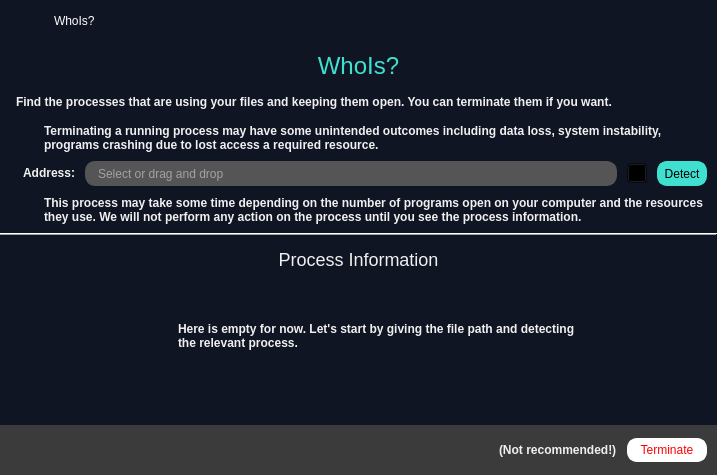
<?xml version="1.0" encoding="UTF-8"?>
<ui version="4.0">
 <class>MainWindow</class>
 <widget class="QMainWindow" name="MainWindow">
  <property name="geometry">
   <rect>
    <x>0</x>
    <y>0</y>
    <width>717</width>
    <height>475</height>
   </rect>
  </property>
  <property name="minimumSize">
   <size>
    <width>698</width>
    <height>475</height>
   </size>
  </property>
  <property name="windowTitle">
   <string>WhoIs?</string>
  </property>
  <property name="styleSheet">
   <string notr="true">QPushButton{
	background-color:transparent;
}

#btn_detect{
	background-color:#40E0D0;
	border:2px solid #40E0D0;
	border-radius:10px;
}

#btn_detect:hover{
	border:2px solid #2BA699;
}

#btn_detect:pressed{
	color:#555555;
}

QLabel{
	color:#F0F0F0;
	font:bold;
}

QLineEdit{
	background-color:#555555;
	border:1px solid #555555;
	border-radius:10px;
	padding-left:10px;
	color:#F0F0F0;
}

QCheckBox{
	color:#F0F0F0;
}

QCheckBox::indicator:checked{
	image:url(&quot;:/yeniÖnek/fifsot_icons/checked_square.png&quot;);
	width:16px;
	height:16px;
}

QCheckBox::indicator:unchecked{
	image:url(&quot;:/yeniÖnek/fifsot_icons/square.png&quot;);
	width:16px;
	height:16px;
}

#whoIs_header{
	color:#40E0D0;
	font:24px;
	padding:0px;
}

#process_info_header{
	font:18px;
	padding:0px;
}

#btn_terminate{
	background-color:#FFFFFF;
	border:2px solid #FFFFFF;
	border-radius:10px;
	color:#FF0000;
}

#btn_terminate:hover{
	background-color:#FF0000;
	border:2px solid #FF0000;
	color:#FFFFFF;
}

#btn_terminate:pressed{
	border:2px solid #3B3B3B;
}

#widget_btn_container{
	background-color:#3B3B3B;
}</string>
  </property>
  <widget class="QWidget" name="centralwidget">
   <property name="styleSheet">
    <string notr="true">#centralwidget{
	background-color:#101524;
}</string>
   </property>
   <layout class="QVBoxLayout" name="verticalLayout_5">
    <property name="leftMargin">
     <number>0</number>
    </property>
    <property name="topMargin">
     <number>0</number>
    </property>
    <property name="rightMargin">
     <number>0</number>
    </property>
    <property name="bottomMargin">
     <number>0</number>
    </property>
    <item>
     <widget class="QWidget" name="widget_frame" native="true">
      <property name="minimumSize">
       <size>
        <width>0</width>
        <height>42</height>
       </size>
      </property>
      <property name="maximumSize">
       <size>
        <width>16777215</width>
        <height>42</height>
       </size>
      </property>
      <property name="styleSheet">
       <string notr="true">QWidget[objectName=&quot;widget_frame&quot;]{
	background-color:#3B3B3B;
}

QPushButton{
	background-color:none;
	border-radius:0px;
}

QLabel{
	background-color:none;
	color:#FFFFFF;
}

#lbl_titlebar_text{
	font:12px;
}

#btn_close_window{
	icon:url(&quot;:/yeniÖnek/fifsot_icons/close_1_white.png&quot;);
}

#btn_close_window:hover{
	icon:url(&quot;:/yeniÖnek/fifsot_icons/close_1_red.png&quot;);
}

#btn_close_window:pressed{
	icon:url(&quot;:/yeniÖnek/fifsot_icons/close_1_white.png&quot;);
}</string>
      </property>
      <layout class="QHBoxLayout" name="horizontalLayout_7">
       <item>
        <widget class="QLabel" name="lbl_titlebar_icon">
         <property name="minimumSize">
          <size>
           <width>24</width>
           <height>24</height>
          </size>
         </property>
         <property name="maximumSize">
          <size>
           <width>24</width>
           <height>24</height>
          </size>
         </property>
         <property name="text">
          <string/>
         </property>
         <property name="pixmap">
          <pixmap resource="../deneme.qrc">:/yeniÖnek/fifsot_icons/F_Icon_1.png</pixmap>
         </property>
         <property name="scaledContents">
          <bool>true</bool>
         </property>
        </widget>
       </item>
       <item>
        <spacer name="horizontalSpacer_5">
         <property name="orientation">
          <enum>Qt::Horizontal</enum>
         </property>
         <property name="sizeType">
          <enum>QSizePolicy::Fixed</enum>
         </property>
         <property name="sizeHint" stdset="0">
          <size>
           <width>15</width>
           <height>20</height>
          </size>
         </property>
        </spacer>
       </item>
       <item>
        <widget class="QLabel" name="lbl_titlebar_text">
         <property name="minimumSize">
          <size>
           <width>0</width>
           <height>24</height>
          </size>
         </property>
         <property name="maximumSize">
          <size>
           <width>16777215</width>
           <height>24</height>
          </size>
         </property>
         <property name="text">
          <string>WhoIs?</string>
         </property>
        </widget>
       </item>
       <item>
        <spacer name="horizontalSpacer_2">
         <property name="orientation">
          <enum>Qt::Horizontal</enum>
         </property>
         <property name="sizeHint" stdset="0">
          <size>
           <width>330</width>
           <height>20</height>
          </size>
         </property>
        </spacer>
       </item>
       <item>
        <widget class="QPushButton" name="btn_close_window">
         <property name="minimumSize">
          <size>
           <width>24</width>
           <height>24</height>
          </size>
         </property>
         <property name="maximumSize">
          <size>
           <width>24</width>
           <height>24</height>
          </size>
         </property>
         <property name="text">
          <string/>
         </property>
        </widget>
       </item>
      </layout>
     </widget>
    </item>
    <item>
     <widget class="QLabel" name="whoIs_header">
      <property name="minimumSize">
       <size>
        <width>590</width>
        <height>35</height>
       </size>
      </property>
      <property name="maximumSize">
       <size>
        <width>16777215</width>
        <height>35</height>
       </size>
      </property>
      <property name="font">
       <font>
        <pointsize>-1</pointsize>
        <weight>50</weight>
        <italic>false</italic>
        <bold>false</bold>
       </font>
      </property>
      <property name="text">
       <string>WhoIs?</string>
      </property>
      <property name="alignment">
       <set>Qt::AlignCenter</set>
      </property>
     </widget>
    </item>
    <item>
     <widget class="QLabel" name="whoIs_text">
      <property name="minimumSize">
       <size>
        <width>590</width>
        <height>25</height>
       </size>
      </property>
      <property name="maximumSize">
       <size>
        <width>16777215</width>
        <height>25</height>
       </size>
      </property>
      <property name="text">
       <string>Find the processes that are using your files and keeping them open. You can terminate them if you want.</string>
      </property>
      <property name="indent">
       <number>16</number>
      </property>
     </widget>
    </item>
    <item>
     <layout class="QHBoxLayout" name="horizontalLayout_10">
      <property name="spacing">
       <number>10</number>
      </property>
      <property name="leftMargin">
       <number>10</number>
      </property>
      <property name="rightMargin">
       <number>10</number>
      </property>
      <item>
       <widget class="QLabel" name="whoIs_disclaimer_icon">
        <property name="minimumSize">
         <size>
          <width>24</width>
          <height>24</height>
         </size>
        </property>
        <property name="maximumSize">
         <size>
          <width>24</width>
          <height>24</height>
         </size>
        </property>
        <property name="text">
         <string/>
        </property>
        <property name="pixmap">
         <pixmap resource="../deneme.qrc">:/yeniÖnek/fifsot_icons/disclaimer_red.png</pixmap>
        </property>
        <property name="scaledContents">
         <bool>true</bool>
        </property>
       </widget>
      </item>
      <item>
       <widget class="QLabel" name="whoIs_disclaimer_text">
        <property name="minimumSize">
         <size>
          <width>550</width>
          <height>35</height>
         </size>
        </property>
        <property name="maximumSize">
         <size>
          <width>16777215</width>
          <height>35</height>
         </size>
        </property>
        <property name="text">
         <string>Terminating a running process may have some unintended outcomes including data loss, system instability, programs crashing due to lost access a required resource.</string>
        </property>
        <property name="wordWrap">
         <bool>true</bool>
        </property>
       </widget>
      </item>
     </layout>
    </item>
    <item>
     <layout class="QHBoxLayout" name="horizontalLayout_2">
      <property name="spacing">
       <number>10</number>
      </property>
      <property name="rightMargin">
       <number>10</number>
      </property>
      <item>
       <layout class="QHBoxLayout" name="horizontalLayout">
        <item>
         <widget class="QLabel" name="lbl_address">
          <property name="minimumSize">
           <size>
            <width>75</width>
            <height>20</height>
           </size>
          </property>
          <property name="maximumSize">
           <size>
            <width>75</width>
            <height>20</height>
           </size>
          </property>
          <property name="text">
           <string>Address:</string>
          </property>
          <property name="alignment">
           <set>Qt::AlignRight|Qt::AlignTrailing|Qt::AlignVCenter</set>
          </property>
         </widget>
        </item>
        <item>
         <widget class="QLineEdit" name="lineEdit_address">
          <property name="minimumSize">
           <size>
            <width>430</width>
            <height>25</height>
           </size>
          </property>
          <property name="maximumSize">
           <size>
            <width>16777215</width>
            <height>25</height>
           </size>
          </property>
          <property name="placeholderText">
           <string>Select or drag and drop</string>
          </property>
          <property name="clearButtonEnabled">
           <bool>true</bool>
          </property>
         </widget>
        </item>
        <item>
         <widget class="QPushButton" name="btn_openDialog_address">
          <property name="minimumSize">
           <size>
            <width>20</width>
            <height>20</height>
           </size>
          </property>
          <property name="maximumSize">
           <size>
            <width>20</width>
            <height>20</height>
           </size>
          </property>
          <property name="text">
           <string/>
          </property>
          <property name="icon">
           <iconset resource="../deneme.qrc">
            <normaloff>:/yeniÖnek/fifsot_icons/open_file_dialog.png</normaloff>:/yeniÖnek/fifsot_icons/open_file_dialog.png</iconset>
          </property>
          <property name="iconSize">
           <size>
            <width>20</width>
            <height>20</height>
           </size>
          </property>
         </widget>
        </item>
       </layout>
      </item>
      <item>
       <widget class="QPushButton" name="btn_detect">
        <property name="minimumSize">
         <size>
          <width>50</width>
          <height>25</height>
         </size>
        </property>
        <property name="maximumSize">
         <size>
          <width>50</width>
          <height>25</height>
         </size>
        </property>
        <property name="text">
         <string>Detect</string>
        </property>
       </widget>
      </item>
     </layout>
    </item>
    <item>
     <layout class="QHBoxLayout" name="horizontalLayout_11">
      <property name="spacing">
       <number>10</number>
      </property>
      <property name="leftMargin">
       <number>10</number>
      </property>
      <property name="rightMargin">
       <number>0</number>
      </property>
      <item>
       <widget class="QLabel" name="whoIs_hint_icon">
        <property name="minimumSize">
         <size>
          <width>24</width>
          <height>24</height>
         </size>
        </property>
        <property name="maximumSize">
         <size>
          <width>24</width>
          <height>24</height>
         </size>
        </property>
        <property name="text">
         <string/>
        </property>
        <property name="pixmap">
         <pixmap resource="../deneme.qrc">:/yeniÖnek/fifsot_icons/hint_icon.png</pixmap>
        </property>
        <property name="scaledContents">
         <bool>true</bool>
        </property>
       </widget>
      </item>
      <item>
       <widget class="QLabel" name="lbl_info">
        <property name="minimumSize">
         <size>
          <width>620</width>
          <height>35</height>
         </size>
        </property>
        <property name="maximumSize">
         <size>
          <width>16777215</width>
          <height>35</height>
         </size>
        </property>
        <property name="text">
         <string>This process may take some time depending on the number of programs open on your computer and the resources they use. We will not perform any action on the process until you see the process information.</string>
        </property>
        <property name="wordWrap">
         <bool>true</bool>
        </property>
        <property name="indent">
         <number>0</number>
        </property>
       </widget>
      </item>
     </layout>
    </item>
    <item>
     <widget class="QFrame" name="frame">
      <property name="frameShape">
       <enum>QFrame::HLine</enum>
      </property>
      <property name="frameShadow">
       <enum>QFrame::Raised</enum>
      </property>
     </widget>
    </item>
    <item>
     <widget class="QLabel" name="process_info_header">
      <property name="minimumSize">
       <size>
        <width>590</width>
        <height>35</height>
       </size>
      </property>
      <property name="maximumSize">
       <size>
        <width>16777215</width>
        <height>35</height>
       </size>
      </property>
      <property name="font">
       <font>
        <pointsize>-1</pointsize>
        <weight>50</weight>
        <italic>false</italic>
        <bold>false</bold>
       </font>
      </property>
      <property name="text">
       <string>Process Information</string>
      </property>
      <property name="alignment">
       <set>Qt::AlignCenter</set>
      </property>
     </widget>
    </item>
    <item>
     <widget class="QStackedWidget" name="stackedWidget">
      <property name="minimumSize">
       <size>
        <width>681</width>
        <height>70</height>
       </size>
      </property>
      <property name="maximumSize">
       <size>
        <width>16777215</width>
        <height>151</height>
       </size>
      </property>
      <property name="styleSheet">
       <string notr="true">#stackedWidget #page_start, #page_info, #page_loading{
	background-color:#101524;
}</string>
      </property>
      <property name="currentIndex">
       <number>0</number>
      </property>
      <widget class="QWidget" name="page_start">
       <layout class="QGridLayout" name="gridLayout_2">
        <item row="0" column="0">
         <layout class="QVBoxLayout" name="verticalLayout">
          <item>
           <spacer name="verticalSpacer">
            <property name="orientation">
             <enum>Qt::Vertical</enum>
            </property>
            <property name="sizeHint" stdset="0">
             <size>
              <width>20</width>
              <height>38</height>
             </size>
            </property>
           </spacer>
          </item>
          <item>
           <layout class="QHBoxLayout" name="horizontalLayout_4">
            <item>
             <spacer name="horizontalSpacer">
              <property name="orientation">
               <enum>Qt::Horizontal</enum>
              </property>
              <property name="sizeHint" stdset="0">
               <size>
                <width>40</width>
                <height>20</height>
               </size>
              </property>
             </spacer>
            </item>
            <item>
             <layout class="QHBoxLayout" name="horizontalLayout_3">
              <item>
               <widget class="QLabel" name="lbl_start_icon">
                <property name="minimumSize">
                 <size>
                  <width>32</width>
                  <height>32</height>
                 </size>
                </property>
                <property name="maximumSize">
                 <size>
                  <width>32</width>
                  <height>32</height>
                 </size>
                </property>
                <property name="text">
                 <string/>
                </property>
                <property name="pixmap">
                 <pixmap resource="../deneme.qrc">:/yeniÖnek/fifsot_icons/get_started_1_blue.png</pixmap>
                </property>
                <property name="scaledContents">
                 <bool>true</bool>
                </property>
               </widget>
              </item>
              <item>
               <widget class="QLabel" name="lbl_start_text">
                <property name="minimumSize">
                 <size>
                  <width>400</width>
                  <height>32</height>
                 </size>
                </property>
                <property name="maximumSize">
                 <size>
                  <width>16777215</width>
                  <height>32</height>
                 </size>
                </property>
                <property name="text">
                 <string>Here is empty for now. Let's start by giving the file path and detecting the relevant process.</string>
                </property>
                <property name="scaledContents">
                 <bool>false</bool>
                </property>
                <property name="wordWrap">
                 <bool>true</bool>
                </property>
               </widget>
              </item>
             </layout>
            </item>
            <item>
             <spacer name="horizontalSpacer_3">
              <property name="orientation">
               <enum>Qt::Horizontal</enum>
              </property>
              <property name="sizeHint" stdset="0">
               <size>
                <width>40</width>
                <height>20</height>
               </size>
              </property>
             </spacer>
            </item>
           </layout>
          </item>
          <item>
           <spacer name="verticalSpacer_2">
            <property name="orientation">
             <enum>Qt::Vertical</enum>
            </property>
            <property name="sizeHint" stdset="0">
             <size>
              <width>20</width>
              <height>68</height>
             </size>
            </property>
           </spacer>
          </item>
         </layout>
        </item>
       </layout>
      </widget>
      <widget class="QWidget" name="page_info">
       <layout class="QGridLayout" name="gridLayout_4">
        <item row="0" column="0">
         <layout class="QHBoxLayout" name="horizontalLayout_5">
          <item>
           <spacer name="horizontalSpacer_4">
            <property name="orientation">
             <enum>Qt::Horizontal</enum>
            </property>
            <property name="sizeHint" stdset="0">
             <size>
              <width>40</width>
              <height>20</height>
             </size>
            </property>
           </spacer>
          </item>
          <item>
           <layout class="QVBoxLayout" name="verticalLayout_2">
            <item>
             <widget class="QLabel" name="lbl_process_name_header">
              <property name="minimumSize">
               <size>
                <width>0</width>
                <height>25</height>
               </size>
              </property>
              <property name="text">
               <string>Process Name</string>
              </property>
              <property name="alignment">
               <set>Qt::AlignCenter</set>
              </property>
             </widget>
            </item>
            <item>
             <widget class="QLabel" name="lbl_process_name">
              <property name="minimumSize">
               <size>
                <width>0</width>
                <height>25</height>
               </size>
              </property>
              <property name="text">
               <string>None</string>
              </property>
              <property name="alignment">
               <set>Qt::AlignCenter</set>
              </property>
             </widget>
            </item>
           </layout>
          </item>
          <item>
           <spacer name="horizontalSpacer_7">
            <property name="orientation">
             <enum>Qt::Horizontal</enum>
            </property>
            <property name="sizeType">
             <enum>QSizePolicy::Fixed</enum>
            </property>
            <property name="sizeHint" stdset="0">
             <size>
              <width>40</width>
              <height>20</height>
             </size>
            </property>
           </spacer>
          </item>
          <item>
           <layout class="QVBoxLayout" name="verticalLayout_3">
            <item>
             <widget class="QLabel" name="lbl_process_id_header">
              <property name="minimumSize">
               <size>
                <width>0</width>
                <height>25</height>
               </size>
              </property>
              <property name="text">
               <string>Process ID</string>
              </property>
              <property name="alignment">
               <set>Qt::AlignCenter</set>
              </property>
             </widget>
            </item>
            <item>
             <widget class="QLabel" name="lbl_process_id">
              <property name="minimumSize">
               <size>
                <width>0</width>
                <height>25</height>
               </size>
              </property>
              <property name="text">
               <string>None</string>
              </property>
              <property name="alignment">
               <set>Qt::AlignCenter</set>
              </property>
             </widget>
            </item>
           </layout>
          </item>
          <item>
           <spacer name="horizontalSpacer_6">
            <property name="orientation">
             <enum>Qt::Horizontal</enum>
            </property>
            <property name="sizeHint" stdset="0">
             <size>
              <width>40</width>
              <height>20</height>
             </size>
            </property>
           </spacer>
          </item>
         </layout>
        </item>
        <item row="1" column="0">
         <spacer name="verticalSpacer_5">
          <property name="orientation">
           <enum>Qt::Vertical</enum>
          </property>
          <property name="sizeHint" stdset="0">
           <size>
            <width>20</width>
            <height>40</height>
           </size>
          </property>
         </spacer>
        </item>
       </layout>
      </widget>
      <widget class="QWidget" name="page_loading">
       <layout class="QGridLayout" name="gridLayout">
        <item row="0" column="0">
         <layout class="QVBoxLayout" name="verticalLayout_4">
          <item>
           <spacer name="verticalSpacer_3">
            <property name="orientation">
             <enum>Qt::Vertical</enum>
            </property>
            <property name="sizeHint" stdset="0">
             <size>
              <width>20</width>
              <height>38</height>
             </size>
            </property>
           </spacer>
          </item>
          <item>
           <layout class="QHBoxLayout" name="horizontalLayout_8">
            <item>
             <spacer name="horizontalSpacer_9">
              <property name="orientation">
               <enum>Qt::Horizontal</enum>
              </property>
              <property name="sizeHint" stdset="0">
               <size>
                <width>40</width>
                <height>20</height>
               </size>
              </property>
             </spacer>
            </item>
            <item>
             <layout class="QHBoxLayout" name="horizontalLayout_9">
              <item>
               <widget class="QLabel" name="lbl_loading_icon">
                <property name="minimumSize">
                 <size>
                  <width>32</width>
                  <height>32</height>
                 </size>
                </property>
                <property name="maximumSize">
                 <size>
                  <width>32</width>
                  <height>32</height>
                 </size>
                </property>
                <property name="text">
                 <string/>
                </property>
                <property name="pixmap">
                 <pixmap resource="../deneme.qrc">:/yeniÖnek/fifsot_icons/get_started_1_blue.png</pixmap>
                </property>
                <property name="scaledContents">
                 <bool>true</bool>
                </property>
               </widget>
              </item>
              <item>
               <widget class="QLabel" name="lbl_loading_text">
                <property name="minimumSize">
                 <size>
                  <width>260</width>
                  <height>32</height>
                 </size>
                </property>
                <property name="maximumSize">
                 <size>
                  <width>16777215</width>
                  <height>32</height>
                 </size>
                </property>
                <property name="text">
                 <string>We're working on it, it may take some time.</string>
                </property>
                <property name="scaledContents">
                 <bool>false</bool>
                </property>
                <property name="wordWrap">
                 <bool>true</bool>
                </property>
               </widget>
              </item>
             </layout>
            </item>
            <item>
             <spacer name="horizontalSpacer_10">
              <property name="orientation">
               <enum>Qt::Horizontal</enum>
              </property>
              <property name="sizeHint" stdset="0">
               <size>
                <width>40</width>
                <height>20</height>
               </size>
              </property>
             </spacer>
            </item>
           </layout>
          </item>
          <item>
           <spacer name="verticalSpacer_4">
            <property name="orientation">
             <enum>Qt::Vertical</enum>
            </property>
            <property name="sizeHint" stdset="0">
             <size>
              <width>20</width>
              <height>68</height>
             </size>
            </property>
           </spacer>
          </item>
         </layout>
        </item>
       </layout>
      </widget>
     </widget>
    </item>
    <item>
     <widget class="QWidget" name="widget_btn_container" native="true">
      <property name="minimumSize">
       <size>
        <width>590</width>
        <height>50</height>
       </size>
      </property>
      <property name="maximumSize">
       <size>
        <width>16777215</width>
        <height>50</height>
       </size>
      </property>
      <layout class="QGridLayout" name="gridLayout_3">
       <property name="leftMargin">
        <number>0</number>
       </property>
       <property name="topMargin">
        <number>0</number>
       </property>
       <property name="rightMargin">
        <number>0</number>
       </property>
       <property name="bottomMargin">
        <number>0</number>
       </property>
       <property name="spacing">
        <number>0</number>
       </property>
       <item row="0" column="0">
        <layout class="QHBoxLayout" name="horizontalLayout_6">
         <property name="spacing">
          <number>10</number>
         </property>
         <property name="leftMargin">
          <number>0</number>
         </property>
         <property name="rightMargin">
          <number>10</number>
         </property>
         <item>
          <spacer name="horizontalSpacer_8">
           <property name="orientation">
            <enum>Qt::Horizontal</enum>
           </property>
           <property name="sizeHint" stdset="0">
            <size>
             <width>40</width>
             <height>20</height>
            </size>
           </property>
          </spacer>
         </item>
         <item>
          <widget class="QLabel" name="lbl_not_recommended">
           <property name="text">
            <string>(Not recommended!)</string>
           </property>
          </widget>
         </item>
         <item>
          <widget class="QPushButton" name="btn_terminate">
           <property name="minimumSize">
            <size>
             <width>80</width>
             <height>24</height>
            </size>
           </property>
           <property name="maximumSize">
            <size>
             <width>80</width>
             <height>24</height>
            </size>
           </property>
           <property name="text">
            <string>Terminate</string>
           </property>
          </widget>
         </item>
        </layout>
       </item>
      </layout>
     </widget>
    </item>
   </layout>
  </widget>
 </widget>
 <resources>
  <include location="../deneme.qrc"/>
  <include location="../../anaconda3/Library/deneme.qrc"/>
 </resources>
 <connections/>
</ui>
